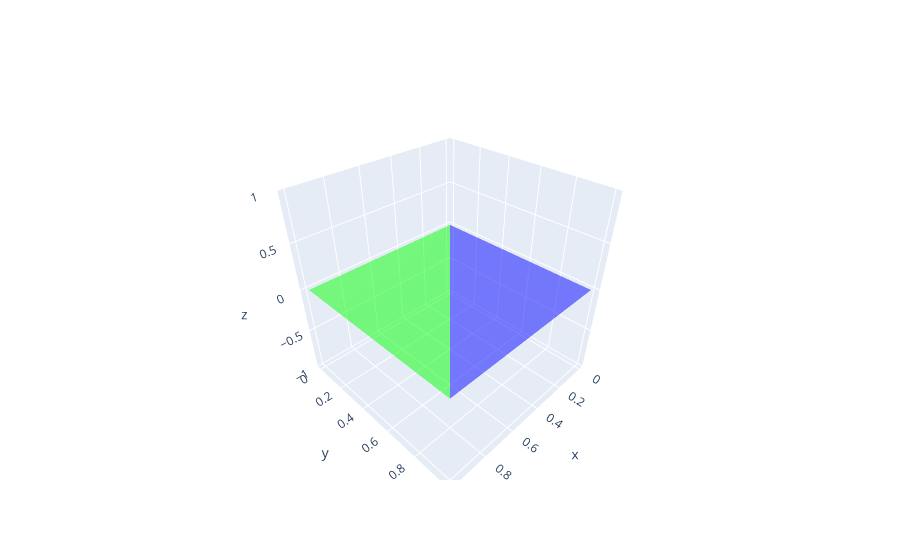

The notebook cell saved with this chart:
### Code cell
import plotly.graph_objects as go

# Define the vertices
x = [0, 1, 1, 0]
y = [0, 0, 1, 1]
z = [0, 0, 0, 0]

fig = go.Figure(data=[
    go.Mesh3d(
        x=x,
        y=y,
        z=z,
        i=[0, 0],
        j=[1, 2],
        k=[2, 3],
        facecolor=['rgba(0, 255, 0, 0.5)', 'rgba(0, 0, 255, 0.5)'],
        opacity=1
    )
])

fig.show()

### Figure 1 — Plotly figure (JSON) as saved in the notebook; plotly's stock layout.template omitted (floating-point values rounded to 4 significant figures)
{"data": [{"facecolor": ["rgba(0, 255, 0, 0.5)", "rgba(0, 0, 255, 0.5)"], "i": [0, 0], "j": [1, 2], "k": [2, 3], "opacity": 1, "type": "mesh3d", "x": [0, 1, 1, 0], "y": [0, 0, 1, 1], "z": [0, 0, 0, 0]}], "layout": {}}
